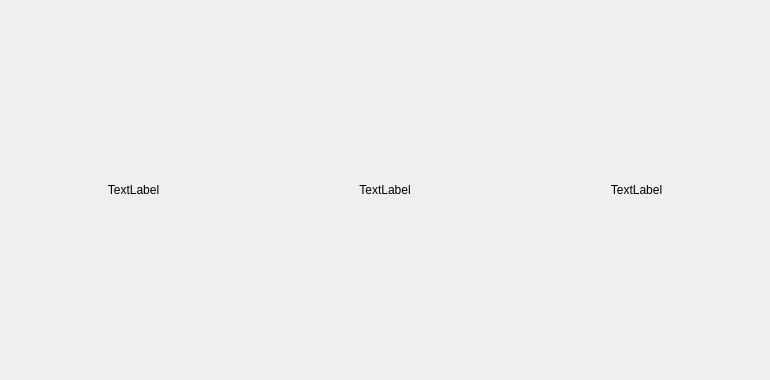
<?xml version="1.0" encoding="UTF-8"?>
<ui version="4.0">
 <class>OverviewPage</class>
 <widget class="QWidget" name="OverviewPage">
  <property name="geometry">
   <rect>
    <x>0</x>
    <y>0</y>
    <width>770</width>
    <height>380</height>
   </rect>
  </property>
  <property name="minimumSize">
   <size>
    <width>770</width>
    <height>380</height>
   </size>
  </property>
  <property name="windowTitle">
   <string>Form</string>
  </property>
  <layout class="QVBoxLayout" name="topLayout">
   <item>
    <layout class="QGridLayout" name="gridLayout"/>
   </item>
   <item>
    <layout class="QHBoxLayout" name="horizontalLayout_2">
     <item>
      <widget class="QLabel" name="linkLabel1">
       <property name="sizePolicy">
        <sizepolicy hsizetype="Preferred" vsizetype="Fixed">
         <horstretch>0</horstretch>
         <verstretch>0</verstretch>
        </sizepolicy>
       </property>
       <property name="minimumSize">
        <size>
         <width>0</width>
         <height>50</height>
        </size>
       </property>
       <property name="text">
        <string>TextLabel</string>
       </property>
       <property name="alignment">
        <set>Qt::AlignCenter</set>
       </property>
      </widget>
     </item>
     <item>
      <widget class="QLabel" name="linkLabel2">
       <property name="sizePolicy">
        <sizepolicy hsizetype="Preferred" vsizetype="Fixed">
         <horstretch>0</horstretch>
         <verstretch>0</verstretch>
        </sizepolicy>
       </property>
       <property name="minimumSize">
        <size>
         <width>0</width>
         <height>50</height>
        </size>
       </property>
       <property name="text">
        <string>TextLabel</string>
       </property>
       <property name="alignment">
        <set>Qt::AlignCenter</set>
       </property>
      </widget>
     </item>
     <item>
      <widget class="QLabel" name="linkLabel3">
       <property name="sizePolicy">
        <sizepolicy hsizetype="Preferred" vsizetype="Fixed">
         <horstretch>0</horstretch>
         <verstretch>0</verstretch>
        </sizepolicy>
       </property>
       <property name="minimumSize">
        <size>
         <width>0</width>
         <height>50</height>
        </size>
       </property>
       <property name="text">
        <string>TextLabel</string>
       </property>
       <property name="alignment">
        <set>Qt::AlignCenter</set>
       </property>
      </widget>
     </item>
    </layout>
   </item>
  </layout>
 </widget>
 <resources/>
 <connections/>
</ui>
